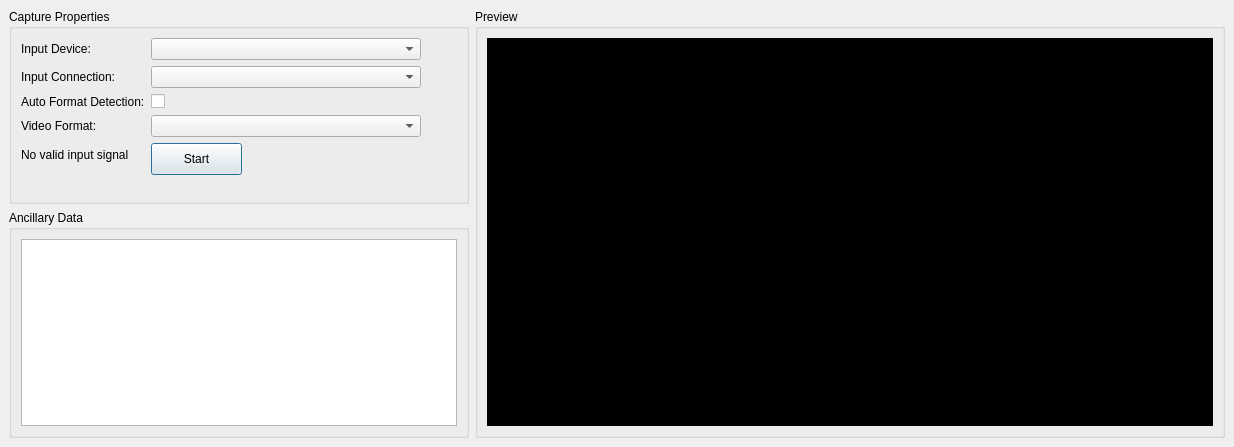
<?xml version="1.0" encoding="UTF-8"?>
<ui version="4.0">
 <class>CapturePreviewDialog</class>
 <widget class="QDialog" name="CapturePreviewDialog">
  <property name="geometry">
   <rect>
    <x>0</x>
    <y>0</y>
    <width>1234</width>
    <height>447</height>
   </rect>
  </property>
  <property name="minimumSize">
   <size>
    <width>1148</width>
    <height>447</height>
   </size>
  </property>
  <property name="maximumSize">
   <size>
    <width>16000</width>
    <height>16000</height>
   </size>
  </property>
  <property name="windowTitle">
   <string>Capture Preview</string>
  </property>
  <layout class="QGridLayout" name="gridLayout">
   <item row="1" column="0">
    <widget class="QGroupBox" name="ancillaryGroupBox">
     <property name="minimumSize">
      <size>
       <width>460</width>
       <height>227</height>
      </size>
     </property>
     <property name="maximumSize">
      <size>
       <width>460</width>
       <height>16777215</height>
      </size>
     </property>
     <property name="title">
      <string>Ancillary Data</string>
     </property>
     <layout class="QVBoxLayout" name="verticalLayout">
      <item>
       <widget class="QTableView" name="ancillaryTableView">
        <property name="minimumSize">
         <size>
          <width>316</width>
          <height>0</height>
         </size>
        </property>
       </widget>
      </item>
     </layout>
    </widget>
   </item>
   <item row="0" column="0">
    <widget class="QGroupBox" name="propertiesGroupBox">
     <property name="enabled">
      <bool>true</bool>
     </property>
     <property name="minimumSize">
      <size>
       <width>460</width>
       <height>195</height>
      </size>
     </property>
     <property name="maximumSize">
      <size>
       <width>460</width>
       <height>195</height>
      </size>
     </property>
     <property name="title">
      <string>Capture Properties</string>
     </property>
     <layout class="QFormLayout" name="formLayout">
      <property name="fieldGrowthPolicy">
       <enum>QFormLayout::FieldsStayAtSizeHint</enum>
      </property>
      <item row="0" column="0">
       <widget class="QLabel" name="label_5">
        <property name="text">
         <string>Input Device:</string>
        </property>
       </widget>
      </item>
      <item row="0" column="1">
       <widget class="QComboBox" name="inputDevicePopup">
        <property name="minimumSize">
         <size>
          <width>270</width>
          <height>0</height>
         </size>
        </property>
       </widget>
      </item>
      <item row="1" column="0">
       <widget class="QLabel" name="label">
        <property name="text">
         <string>Input Connection:</string>
        </property>
       </widget>
      </item>
      <item row="1" column="1">
       <widget class="QComboBox" name="inputConnectionPopup">
        <property name="minimumSize">
         <size>
          <width>270</width>
          <height>0</height>
         </size>
        </property>
       </widget>
      </item>
      <item row="2" column="0">
       <widget class="QLabel" name="label_2">
        <property name="text">
         <string>Auto Format Detection:</string>
        </property>
       </widget>
      </item>
      <item row="3" column="0">
       <widget class="QLabel" name="label_4">
        <property name="text">
         <string>Video Format:</string>
        </property>
       </widget>
      </item>
      <item row="4" column="0">
       <widget class="QLabel" name="invalidSignalLabel">
        <property name="text">
         <string>No valid input signal</string>
        </property>
       </widget>
      </item>
      <item row="4" column="1">
       <widget class="QPushButton" name="startButton">
        <property name="minimumSize">
         <size>
          <width>91</width>
          <height>32</height>
         </size>
        </property>
        <property name="maximumSize">
         <size>
          <width>91</width>
          <height>32</height>
         </size>
        </property>
        <property name="text">
         <string>Start</string>
        </property>
       </widget>
      </item>
      <item row="3" column="1">
       <widget class="QComboBox" name="videoFormatPopup">
        <property name="minimumSize">
         <size>
          <width>270</width>
          <height>0</height>
         </size>
        </property>
       </widget>
      </item>
      <item row="2" column="1">
       <widget class="QCheckBox" name="autoDetectCheckBox">
        <property name="text">
         <string/>
        </property>
       </widget>
      </item>
     </layout>
    </widget>
   </item>
   <item row="0" column="1" rowspan="2">
    <widget class="QGroupBox" name="previewGroupBox">
     <property name="minimumSize">
      <size>
       <width>663</width>
       <height>424</height>
      </size>
     </property>
     <property name="title">
      <string>Preview</string>
     </property>
     <layout class="QHBoxLayout" name="horizontalLayout">
      <item>
       <widget class="QWidget" name="previewContainer" native="true">
        <property name="minimumSize">
         <size>
          <width>640</width>
          <height>360</height>
         </size>
        </property>
        <property name="autoFillBackground">
         <bool>false</bool>
        </property>
        <property name="styleSheet">
         <string>background-color: #000</string>
        </property>
       </widget>
      </item>
     </layout>
    </widget>
   </item>
  </layout>
 </widget>
 <layoutdefault spacing="6" margin="9"/>
 <resources/>
 <connections/>
</ui>
